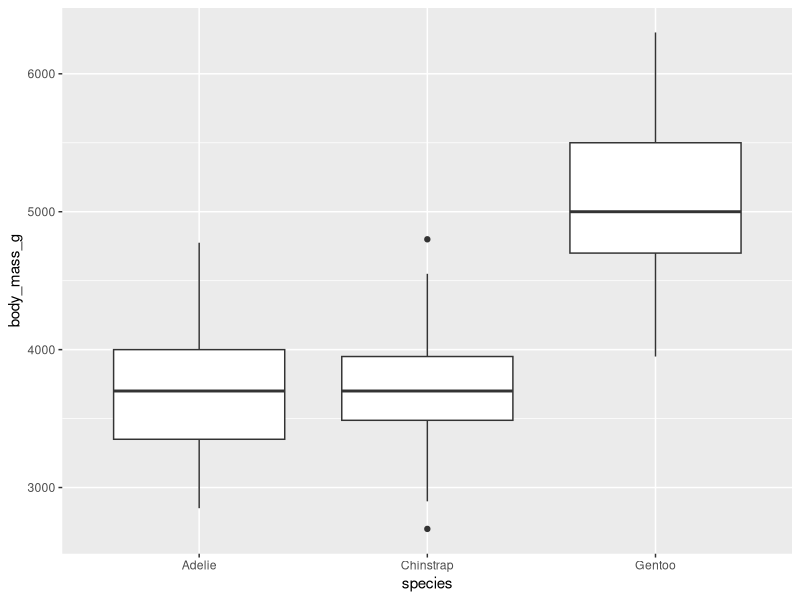
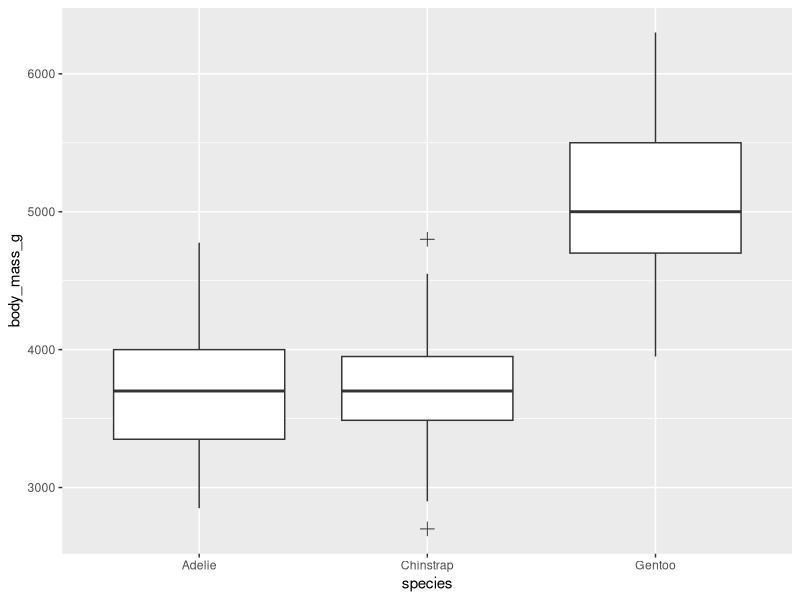
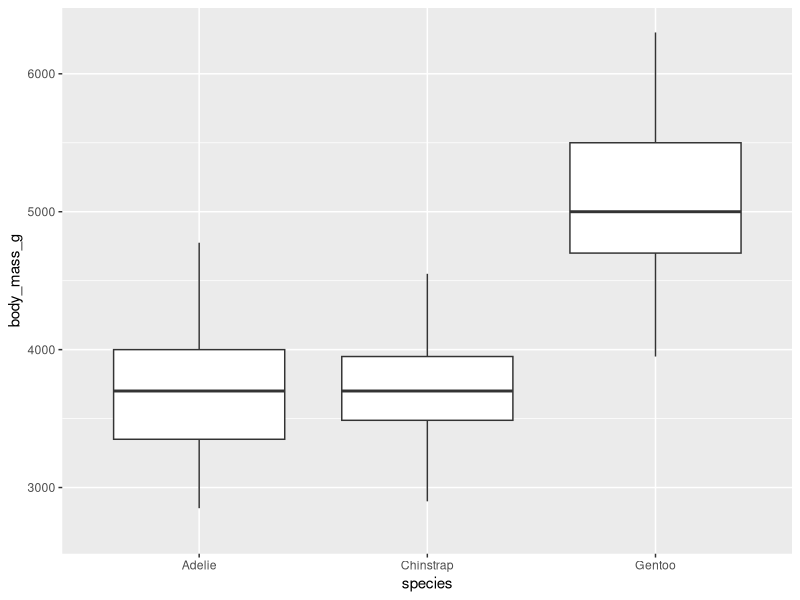
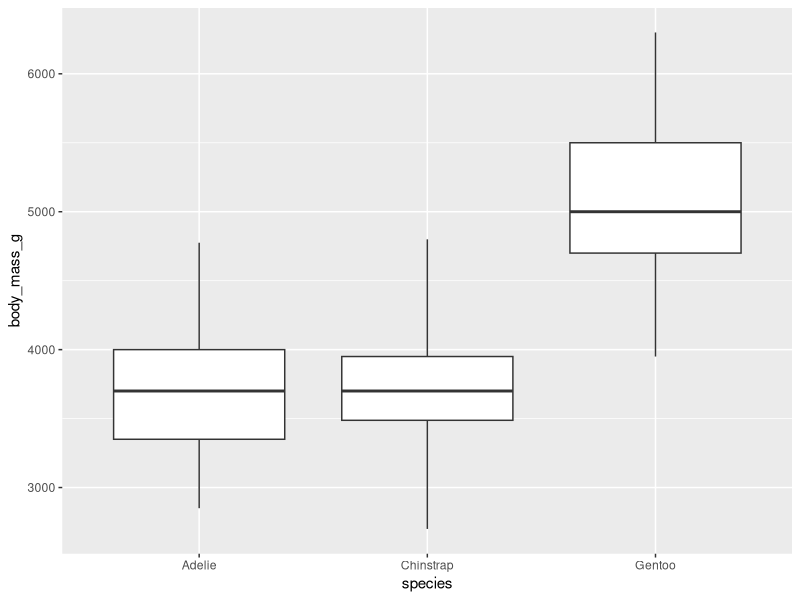
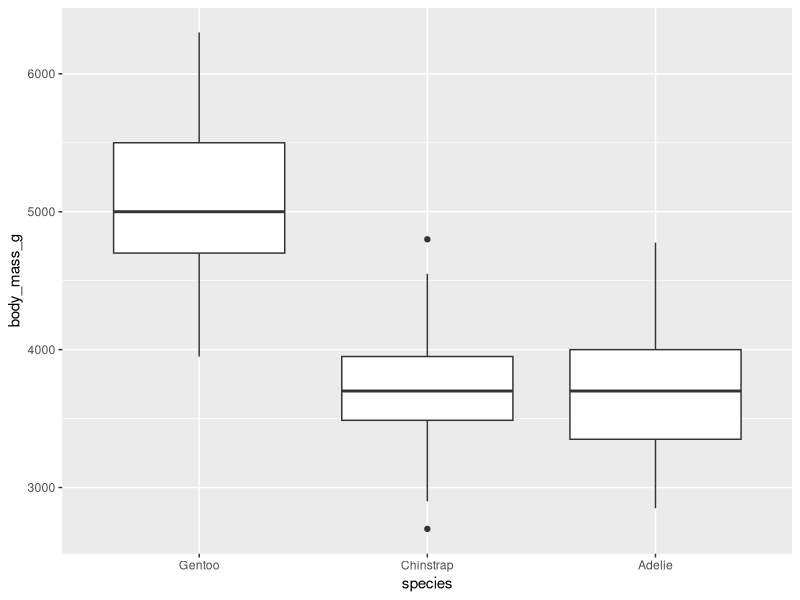
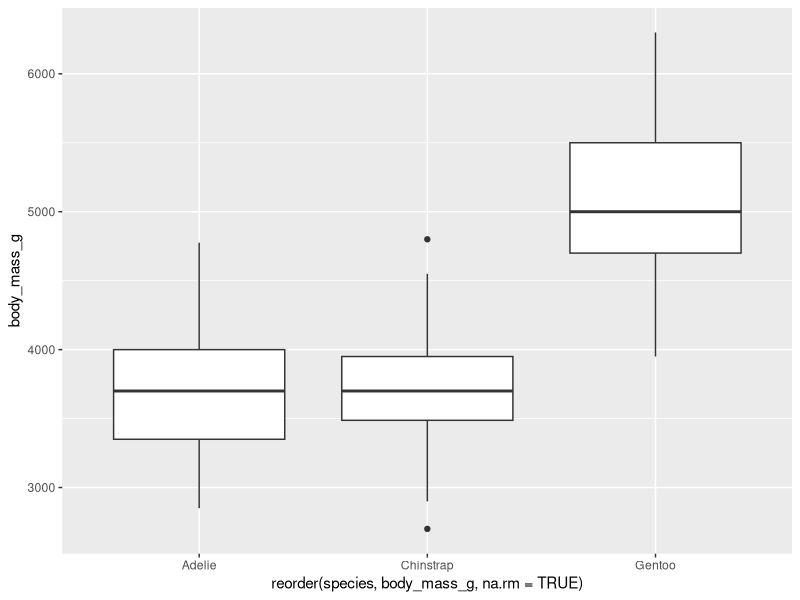
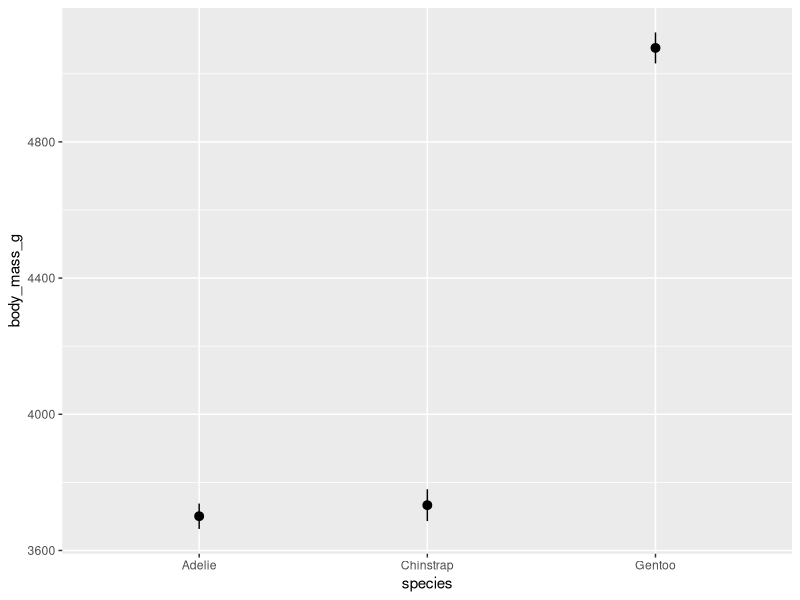
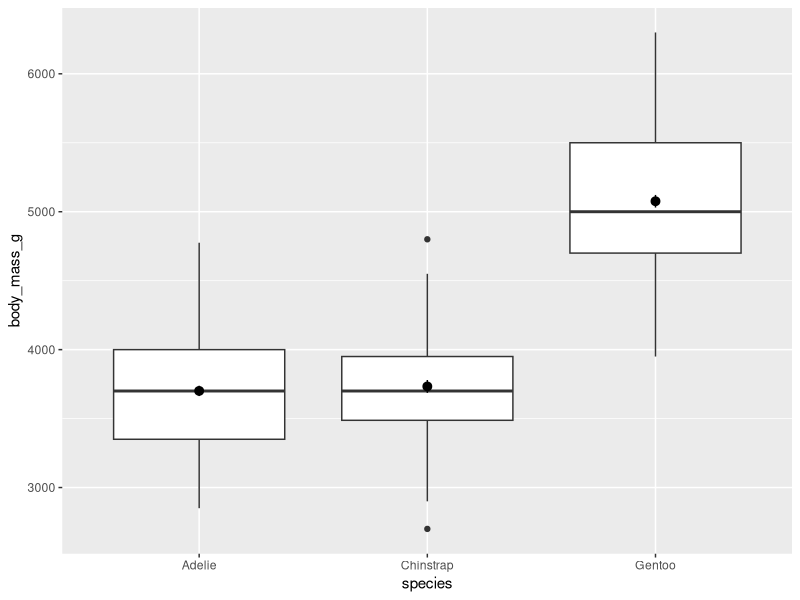

Generate these figures, in order, with R:
# Plotting distributions: boxplots and violin plots


library(palmerpenguins)
library(tidyverse)

penguins <- penguins


# Plot multiple distributions


# Boxplots ----------------------------------------------------------------
# Boxplots require the geom_boxplot() function, which uses the stat_boxplot() statistical transformation

# Let's create boxplots of penguin body mass for each species
penguins %>%
  ggplot(aes(x = species, y = body_mass_g)) +
  geom_boxplot()

# To change outlier symbol and size, set outlier.shape and outlier.size
penguins %>%
  ggplot(aes(x = species, y = body_mass_g)) +
  geom_boxplot(outlier.shape = 3, outlier.size = 3)  # outlier shape options 1-25

# To hide outliers, set outlier.shape to NA
# Range calculated for the y-axis will be the same with outliers shown and outliers hidden
penguins %>%
  ggplot(aes(x = species, y = body_mass_g)) +
  geom_boxplot(outlier.shape = NA)

# To use full range instead of 1.5 x IQR, set coef to large number
penguins %>%
  ggplot(aes(x = species, y = body_mass_g)) +
  geom_boxplot(coef = 5)

# OK, let's look at the data.
## I want to change the order of the boxplots so Gentoo will be displayed first, followed by Chinstrap and Adelie. How do we reorder factor levels?
penguins_reordered <- penguins %>%
  mutate(species = fct_relevel(species, c("Gentoo", "Chinstrap", "Adelie")))

penguins_reordered %>%
  ggplot(aes(x = species, y = body_mass_g)) +
  geom_boxplot()

## What if wanted to reorder by mean body mass?
penguins %>%
  ggplot(aes(x = reorder(species, body_mass_g, na.rm = TRUE), y = body_mass_g)) +  # reorder boxplot according to mean of y variable in ascending order
  geom_boxplot()

## How do we have ggplot calculate means and standard error?
penguins %>%
  ggplot(aes(x = species, y = body_mass_g)) +
  stat_summary()

## Let's combine these
penguins %>%
  ggplot(aes(x = species, y = body_mass_g)) +
  geom_boxplot() +
  stat_summary()

## Let's make the means stand out more by making the boxplot lines grey
penguins %>%
  ggplot(aes(x = species, y = body_mass_g)) +
  geom_boxplot(color = "grey60") +
  stat_summary()

## Add color to boxplots
penguins %>%
  ggplot(aes(x = species, y = body_mass_g, color = species)) +
  geom_boxplot()

## Fill boxplot with color instead of just a colored outline
penguins %>%
  ggplot(aes(x = species, y = body_mass_g, fill = species)) +
  geom_boxplot() +
  scale_fill_manual(values=c("#4b6ed3", "#d34b6e", "#6ed34b"))

# Let's get rid of the legend. How do we do that?
penguins %>%
  ggplot(aes(x = species, y = body_mass_g, fill = species)) +
  geom_boxplot(show.legend = FALSE) +
  scale_fill_manual(values=c("#4b6ed3", "#d34b6e", "#6ed34b"))

# Change the color of the background
penguins %>%
  ggplot(aes(x = species, y = body_mass_g, fill = species)) +
  geom_boxplot(show.legend = FALSE) +
  scale_fill_manual(values=c("#4b6ed3", "#d34b6e", "#6ed34b")) +
  theme_classic()

# I want to see how male & female penguins differ in body mass by species too
penguins %>%
  ggplot(aes(x = sex, y = body_mass_g, fill = sex)) +
  geom_boxplot(show.legend = FALSE) +
  facet_wrap(~ species) +
  scale_fill_manual(values=c("#4b6ed3", "#d34b6e")) +
  theme_classic()

## Oops, let's remove the NA column by excluding penguins that don't have sex recorded. How do we do this?
penguins_identified <- penguins %>%
  drop_na(sex)

## Ok, let's try facet wrapping by sex again
penguins_identified %>%
  ggplot(aes(x = sex, y = body_mass_g, fill = sex)) +
  geom_boxplot(show.legend = FALSE) +
  facet_wrap(~ species) +
  scale_fill_manual(values=c("#4b6ed3", "#d34b6e")) +
  theme_classic()

## Let's increase the axis label and title font size
penguins_identified %>%
  ggplot(aes(x = sex, y = body_mass_g, fill = sex)) +
  geom_boxplot() +
  facet_wrap(~ species) +
  scale_fill_manual(values=c("#4b6ed3", "#d34b6e")) +
  theme_classic()+
  theme(axis.title.y = element_text(face = "bold", size = 18, margin = margin(t = 0, r = 10, b = 0, l = 0)),  # change y-axis title style, size & margin
        axis.title.x = element_text(face = "bold", size = 18, margin = margin(t = 10, r = 0, b = 0, l = 0)),  # change x-axis title style, size & margin
        axis.text = element_text(face = "bold", size = 15),  # change x & y axes tick mark font & size
        strip.text.x = element_text(size = 15),  # change facet label size
        legend.position = "none")

## Add mean & 95% CIs
penguins_identified %>%
  ggplot(aes(x = sex, y = body_mass_g, fill = sex)) +
  geom_boxplot() +
  stat_summary(fun.data = mean_cl_normal) +  # add sample mean & 95% confidence intervals assuming normality
  facet_wrap(~ species) +
  scale_fill_manual(values=c("#4b6ed3", "#d34b6e")) +
  theme_classic()+
  theme(axis.title.y = element_text(face = "bold", size = 18, margin = margin(t = 0, r = 10, b = 0, l = 0)),
        axis.title.x = element_text(face = "bold", size = 18, margin = margin(t = 10, r = 0, b = 0, l = 0)),
        strip.text.x = element_text(size = 15),
        legend.position = "none")


# Violin plots ------------------------------------------------------------
# Violin plots require the geom_violin() function, which uses the stat_density() statistical transformation

# Let's create violin plots of the last boxplots + stat_summary
penguins_identified %>%
  ggplot(aes(x = sex, y = body_mass_g)) +
  geom_violin() +
  stat_summary(fun.data = mean_cl_normal) +
  facet_wrap(~ species)

# Make the density area "steelblue1" and lines "steelblue"
penguins_identified %>%
  ggplot(aes(x = sex, y = body_mass_g)) +
  geom_violin(fill = "steelblue1", color = "steelblue") +
  stat_summary(fun.data = mean_cl_normal) +
  facet_wrap(~ species)

# Make the density area and line colors map to sex with 50% transparency but make the mean and CIs black and remove legend
penguins_identified %>%
  ggplot(aes(x = sex, y = body_mass_g)) +
  geom_violin(aes(fill = sex, color = sex), alpha = 0.5) +
  stat_summary(fun.data = mean_cl_normal) +
  facet_wrap(~ species) +
  theme(legend.position = "none")

# Draw the quartiles
penguins_identified %>%
  ggplot(aes(x = sex, y = body_mass_g)) +
  geom_violin(draw_quantiles = c(0.25, 0.5, 0.75), fill = "steelblue1", color = "steelblue") +
  stat_summary(fun.data = mean_cl_normal) +
  facet_wrap(~ species)


# Let's code! ------------------------------------------------------------
# https://jeffreyrstevens.github.io/dpavir2023/code/31_boxplots.Rmd
# https://jeffreyrstevens.github.io/dpavir2023/code/31_boxplots.html
